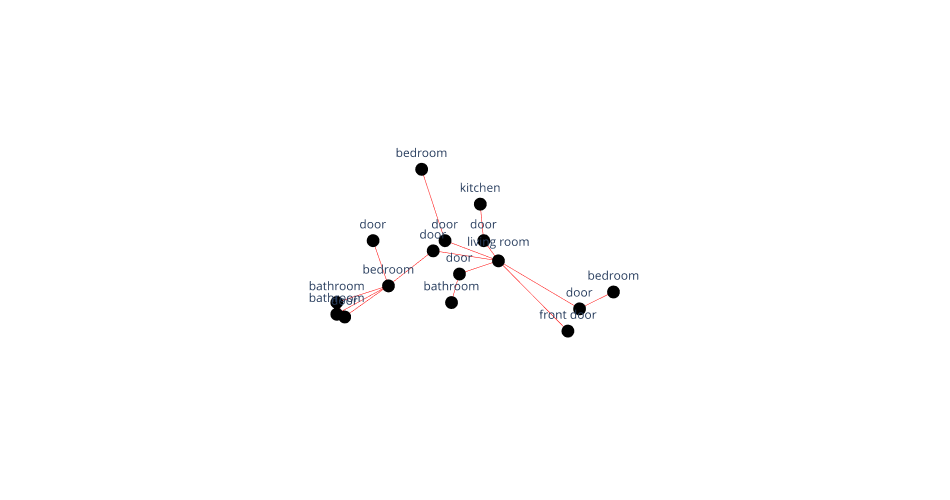
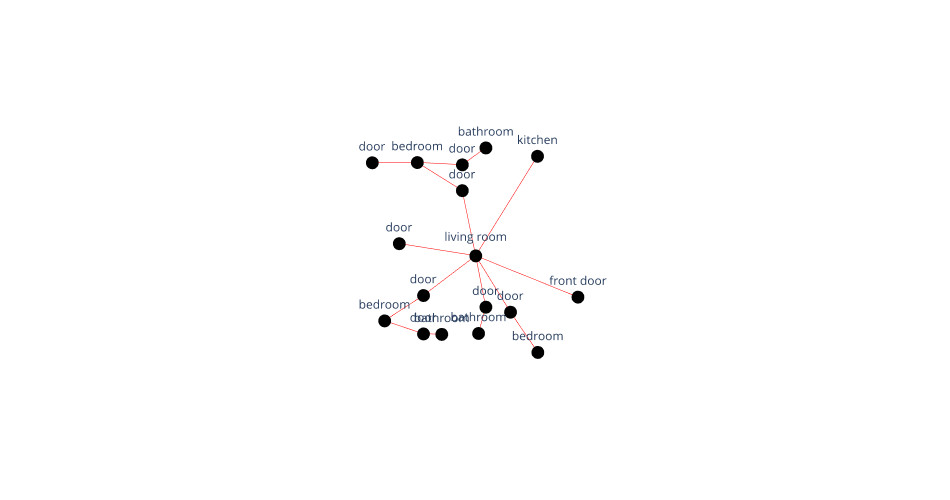

Notebook code cell kept with these figures, in order:
### Markdown cell above
## 7. Do a visual check

### Code cell
for i in range(38,40,1):
    graph = graphs[i]
    print(graph)
    print(file_paths[i])
    Topology.Show(graph,
                vertexSizeKey="vertex_size",
                showVertexLabel=True,
                vertexLabelKey="label",
                backgroundColor="white",
                camera = [0,0,5],
                renderer=renderer)

### Figure 1 — Plotly figure (JSON) as saved in the notebook; plotly's stock layout.template omitted (floating-point values rounded to 4 significant figures)
{"data": [{"hoverinfo": "text", "legendgroup": "2", "legendrank": 2, "line": {"color": "red", "dash": "solid", "width": 1}, "marker": {"size": 0}, "mode": "lines", "name": "1: Untitled Graph (Edges)", "showlegend": false, "text": "", "type": "scatter3d", "x": [109.8, 106.5, null, 104.2, 106.5, null, 115.8, 114.0, null, 107.4, 107.8, null, 101.5, 104.2, null, 101.5, 101.9, null, 109.8, 114.0, null, 109.8, 107.8, null, 104.2, 103.4, null, 101.5, 104.2, null, 104.2, 101.9, null, 109.8, 107.1, null, 109.8, 113.4, null, 109.8, 109.1, null, 108.9, 109.1, null, 101.5, 101.9, null, 105.9, 107.1, null], "y": [114.2, 114.7, null, 112.9, 114.7, null, 112.5, 111.7, null, 112.0, 113.5, null, 112.0, 112.9, null, 112.0, 111.3, null, 114.2, 111.7, null, 114.2, 113.5, null, 112.9, 115.2, null, 111.4, 112.9, null, 112.9, 111.3, null, 114.2, 115.2, null, 114.2, 110.5, null, 114.2, 115.2, null, 117.1, 115.2, null, 111.4, 111.3, null, 118.9, 115.2, null], "z": [0, 0, null, 0, 0, null, 0, 0, null, 0, 0, null, 0, 0, null, 0, 0, null, 0, 0, null, 0, 0, null, 0, 0, null, 0, 0, null, 0, 0, null, 0, 0, null, 0, 0, null, 0, 0, null, 0, 0, null, 0, 0, null, 0, 0, null]}, {"customdata": ["door", "bedroom", "bathroom", "bathroom", "door", "door", "bedroom", "living room", "door", "door", "door", "bathroom", "kitchen", "door", "front door", "bedroom"], "hoverinfo": "text", "hovertemplate": ["Click door", "Click bedroom", "Click bathroom", "Click bathroom", "Click door", "Click door", "Click bedroom", "Click living room", "Click door", "Click door", "Click door", "Click bathroom", "Click kitchen", "Click door", "Click front door", "Click bedroom"], "hovertext": ["door", "bedroom", "bathroom", "bathroom", "door", "door", "bedroom", "living room", "door", "door", "door", "bathroom", "kitchen", "door", "front door", "bedroom"], "legendgroup": "1", "legendrank": 1, "marker": {"color": ["#000000", "#000000", "#000000", "#000000", "#000000", "#000000", "#000000", "#000000", "#000000", "#000000", "#000000", "#000000", "#000000", "#000000", "#000000", "#000000"], "line": {"width": 0}, "opacity": 1, "size": [15, 15, 15, 15, 15, 15, 15, 15, 15, 15, 15, 15, 15, 15, 15, 15], "sizemode": "diameter", "symbol": "circle"}, "mode": "markers+text", "name": "1: Untitled Graph (Vertices)", "showlegend": false, "text": ["door", "bedroom", "bathroom", "bathroom", "door", "door", "bedroom", "living room", "door", "door", "door", "bathroom", "kitchen", "door", "front door", "bedroom"], "type": "scatter3d", "x": [106.5, 115.8, 107.4, 101.5, 114.0, 107.8, 104.2, 109.8, 109.1, 101.9, 107.1, 101.5, 108.9, 103.4, 113.4, 105.9], "y": [114.7, 112.5, 112.0, 112.0, 111.7, 113.5, 112.9, 114.2, 115.2, 111.3, 115.2, 111.4, 117.1, 115.2, 110.5, 118.9], "z": [0, 0, 0, 0, 0, 0, 0, 0, 0, 0, 0, 0, 0, 0, 0, 0]}], "layout": {"autosize": true, "height": 500, "margin": {"b": 40, "l": 40, "r": 40, "t": 40}, "paper_bgcolor": "#FFFFFF", "plot_bgcolor": "#FFFFFF", "scene": {"aspectmode": "data", "camera": {"center": {"x": 0, "y": 0, "z": 0}, "eye": {"x": 0, "y": 0, "z": 5}, "projection": {"type": "perspective"}, "up": {"x": 0, "y": 1, "z": 0}}, "xaxis": {"visible": false}, "yaxis": {"visible": false}, "zaxis": {"visible": false}}, "showlegend": true, "width": 950, "xaxis": {"showgrid": false, "visible": false, "zeroline": false}, "yaxis": {"showgrid": false, "visible": false, "zeroline": false}}}

### Figure 2 — Plotly figure (JSON) as saved in the notebook; plotly's stock layout.template omitted (floating-point values rounded to 4 significant figures)
{"data": [{"hoverinfo": "text", "legendgroup": "2", "legendrank": 2, "line": {"color": "red", "dash": "solid", "width": 1}, "marker": {"size": 0}, "mode": "lines", "name": "1: Untitled Graph (Edges)", "showlegend": false, "text": "", "type": "scatter3d", "x": [132.6, 135.6, null, 132.6, 132.0, null, 132.6, 133.1, null, 132.6, 130.1, null, 132.6, 128.9, null, 132.6, 137.6, null, 132.6, 134.3, null, 135.6, 134.3, null, 129.8, 127.6, null, 128.2, 130.1, null, 131.0, 130.1, null, 132.8, 133.1, null, 128.2, 130.1, null, 129.8, 132.0, null, 133.1, 132.0, null, 129.8, 132.0, null], "y": [126.2, 131.0, null, 126.2, 129.4, null, 126.2, 123.7, null, 126.2, 124.3, null, 126.2, 126.8, null, 126.2, 124.2, null, 126.2, 123.5, null, 121.5, 123.5, null, 130.7, 130.7, null, 123.1, 122.4, null, 122.4, 122.4, null, 122.5, 123.7, null, 123.1, 124.3, null, 130.7, 129.4, null, 131.4, 130.6, null, 130.7, 130.6, null], "z": [0, 0, null, 0, 0, null, 0, 0, null, 0, 0, null, 0, 0, null, 0, 0, null, 0, 0, null, 0, 0, null, 0, 0, null, 0, 0, null, 0, 0, null, 0, 0, null, 0, 0, null, 0, 0, null, 0, 0, null, 0, 0, null]}, {"customdata": ["kitchen", "living room", "door", "door", "door", "bathroom", "bedroom", "bathroom", "bedroom", "front door", "door", "door", "bathroom", "door", "bedroom", "door", "door"], "hoverinfo": "text", "hovertemplate": ["Click kitchen", "Click living room", "Click door", "Click door", "Click door", "Click bathroom", "Click bedroom", "Click bathroom", "Click bedroom", "Click front door", "Click door", "Click door", "Click bathroom", "Click door", "Click bedroom", "Click door", "Click door"], "hovertext": ["kitchen", "living room", "door", "door", "door", "bathroom", "bedroom", "bathroom", "bedroom", "front door", "door", "door", "bathroom", "door", "bedroom", "door", "door"], "legendgroup": "1", "legendrank": 1, "marker": {"color": ["#000000", "#000000", "#000000", "#000000", "#000000", "#000000", "#000000", "#000000", "#000000", "#000000", "#000000", "#000000", "#000000", "#000000", "#000000", "#000000", "#000000"], "line": {"width": 0}, "opacity": 1, "size": [15, 15, 15, 15, 15, 15, 15, 15, 15, 15, 15, 15, 15, 15, 15, 15, 15], "sizemode": "diameter", "symbol": "circle"}, "mode": "markers+text", "name": "1: Untitled Graph (Vertices)", "showlegend": false, "text": ["kitchen", "living room", "door", "door", "door", "bathroom", "bedroom", "bathroom", "bedroom", "front door", "door", "door", "bathroom", "door", "bedroom", "door", "door"], "type": "scatter3d", "x": [135.6, 132.6, 134.3, 127.6, 130.1, 132.8, 128.2, 131.0, 135.6, 137.6, 132.0, 132.0, 133.1, 133.1, 129.8, 128.9, 130.1], "y": [131.0, 126.2, 123.5, 130.7, 122.4, 122.5, 123.1, 122.4, 121.5, 124.2, 129.4, 130.6, 131.4, 123.7, 130.7, 126.8, 124.3], "z": [0, 0, 0, 0, 0, 0, 0, 0, 0, 0, 0, 0, 0, 0, 0, 0, 0]}], "layout": {"autosize": true, "height": 500, "margin": {"b": 40, "l": 40, "r": 40, "t": 40}, "paper_bgcolor": "#FFFFFF", "plot_bgcolor": "#FFFFFF", "scene": {"aspectmode": "data", "camera": {"center": {"x": 0, "y": 0, "z": 0}, "eye": {"x": 0, "y": 0, "z": 5}, "projection": {"type": "perspective"}, "up": {"x": 0, "y": 1, "z": 0}}, "xaxis": {"visible": false}, "yaxis": {"visible": false}, "zaxis": {"visible": false}}, "showlegend": true, "width": 950, "xaxis": {"showgrid": false, "visible": false, "zeroline": false}, "yaxis": {"showgrid": false, "visible": false, "zeroline": false}}}
